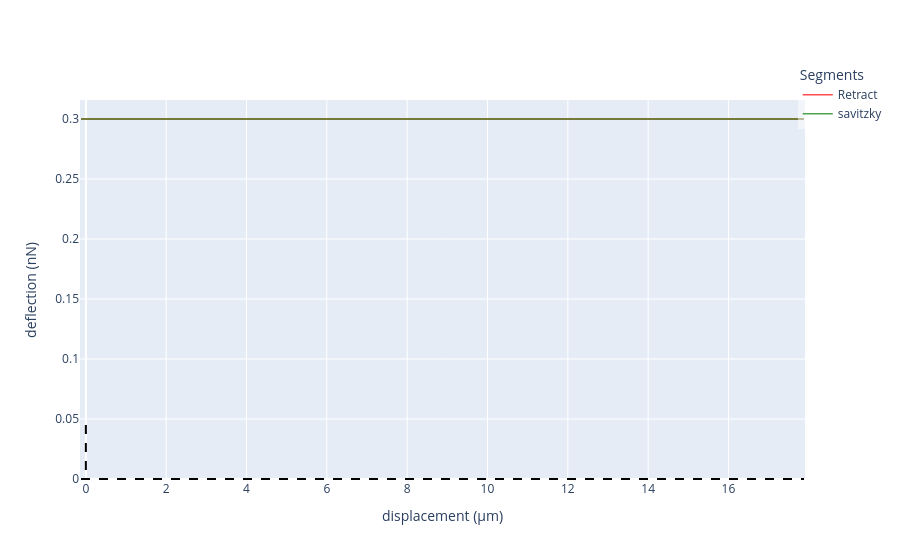

Notebook code cell kept with this figure:
### Code cell
import plotly.graph_objects as go

fig = go.Figure()

fig.add_trace(go.Scatter(
    x=ret_corrected_displacement,
    y=corrected_deflection_ret,
    mode='lines',
    name='Retract',
    line=dict(color='red', width=1.5),
    opacity=0.7
))

# fig.add_trace(go.Scatter(
#     x=ret_corrected_displacement,
#     y=smooth_defl,
#     mode='lines',
#     name='Smoothed Derivative',
#     line=dict(color='blue', width=1.5, dash='dash'),
#     opacity=0.7
# ))

fig.add_trace(go.Scatter(
    x=ret_corrected_displacement,
    y=savitz_defl,
    mode='lines',
    name='savitzky',
    line=dict(color='green', width=1.5),
    opacity=0.7
))

# Add horizontal and vertical lines at y=0 and x=0
fig.add_shape(type='line',
              x0=ret_corrected_displacement.min(),
              x1=ret_corrected_displacement.max(),
              y0=0, y1=0,
              line=dict(color='black', dash='dash'))
fig.add_shape(type='line',
              x0=0, x1=0,
              y0=y_lower_limit, y1=max_positive_value*1.1,
              line=dict(color='black', dash='dash'))

fig.update_layout(
    xaxis_title='displacement (μm)',
    yaxis_title='deflection (nN)',
    legend=dict(title='Segments', bgcolor='rgba(255,255,255,0.5)', x=0.99, y=1.1),
    showlegend=True
)

fig.show()

### Figure 1 — Plotly figure (JSON) as saved in the notebook; plotly's stock layout.template omitted (floating-point values rounded to 4 significant figures; data arrays with more than 128 entries replaced by an {"elided": "..."} marker saying what was removed)
{"data": [{"line": {"color": "red", "width": 1.5}, "mode": "lines", "name": "Retract", "opacity": 0.7, "type": "scatter", "x": {"elided": "9085 float values"}, "y": {"elided": "9085 float values"}}, {"line": {"color": "green", "width": 1.5}, "mode": "lines", "name": "savitzky", "opacity": 0.7, "type": "scatter", "x": {"elided": "9085 float values"}, "y": {"elided": "9085 float values"}}], "layout": {"legend": {"bgcolor": "rgba(255,255,255,0.5)", "title": {"text": "Segments"}, "x": 0.99, "y": 1.1}, "shapes": [{"line": {"color": "black", "dash": "dash"}, "type": "line", "x0": -0.1211, "x1": 17.88, "y0": 0, "y1": 0}, {"line": {"color": "black", "dash": "dash"}, "type": "line", "x0": 0, "x1": 0, "y0": 0.045, "y1": 4.095e-09}], "showlegend": true, "xaxis": {"title": {"text": "displacement (μm)"}}, "yaxis": {"title": {"text": "deflection (nN)"}}}}
